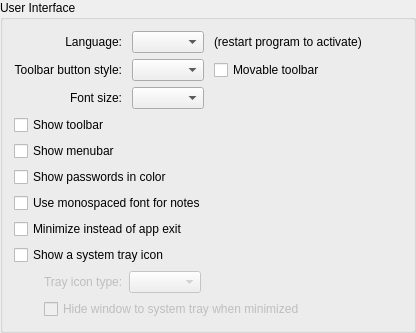
            <widget class="QGroupBox" name="generalGroup">
             <property name="title">
              <string>User Interface</string>
             </property>
             <layout class="QVBoxLayout" name="verticalLayout_7">
              <item>
               <layout class="QGridLayout" name="gridLayout_3">
                <property name="horizontalSpacing">
                 <number>10</number>
                </property>
                <item row="0" column="3">
                 <spacer name="horizontalSpacer_5">
                  <property name="orientation">
                   <enum>Qt::Orientation::Horizontal</enum>
                  </property>
                  <property name="sizeHint" stdset="0">
                   <size>
                    <width>40</width>
                    <height>20</height>
                   </size>
                  </property>
                 </spacer>
                </item>
                <item row="0" column="0">
                 <widget class="QLabel" name="languageLabel_2">
                  <property name="sizePolicy">
                   <sizepolicy hsizetype="Preferred" vsizetype="Preferred">
                    <horstretch>0</horstretch>
                    <verstretch>0</verstretch>
                   </sizepolicy>
                  </property>
                  <property name="text">
                   <string>Language:</string>
                  </property>
                  <property name="alignment">
                   <set>Qt::AlignmentFlag::AlignRight|Qt::AlignmentFlag::AlignTrailing|Qt::AlignmentFlag::AlignVCenter</set>
                  </property>
                  <property name="buddy">
                   <cstring>languageComboBox</cstring>
                  </property>
                 </widget>
                </item>
                <item row="1" column="2">
                 <widget class="QCheckBox" name="toolbarMovableCheckBox">
                  <property name="enabled">
                   <bool>true</bool>
                  </property>
                  <property name="sizePolicy">
                   <sizepolicy hsizetype="Minimum" vsizetype="Fixed">
                    <horstretch>0</horstretch>
                    <verstretch>0</verstretch>
                   </sizepolicy>
                  </property>
                  <property name="text">
                   <string>Movable toolbar</string>
                  </property>
                 </widget>
                </item>
                <item row="1" column="1">
                 <widget class="QComboBox" name="toolButtonStyleComboBox">
                  <property name="sizePolicy">
                   <sizepolicy hsizetype="Minimum" vsizetype="Fixed">
                    <horstretch>0</horstretch>
                    <verstretch>0</verstretch>
                   </sizepolicy>
                  </property>
                  <property name="focusPolicy">
                   <enum>Qt::FocusPolicy::StrongFocus</enum>
                  </property>
                  <property name="accessibleName">
                   <string>Toolbar button style</string>
                  </property>
                  <property name="sizeAdjustPolicy">
                   <enum>QComboBox::SizeAdjustPolicy::AdjustToContents</enum>
                  </property>
                 </widget>
                </item>
                <item row="0" column="1">
                 <widget class="QComboBox" name="languageComboBox">
                  <property name="sizePolicy">
                   <sizepolicy hsizetype="Minimum" vsizetype="Fixed">
                    <horstretch>0</horstretch>
                    <verstretch>0</verstretch>
                   </sizepolicy>
                  </property>
                  <property name="focusPolicy">
                   <enum>Qt::FocusPolicy::StrongFocus</enum>
                  </property>
                  <property name="accessibleName">
                   <string>Language selection</string>
                  </property>
                  <property name="sizeAdjustPolicy">
                   <enum>QComboBox::SizeAdjustPolicy::AdjustToContents</enum>
                  </property>
                 </widget>
                </item>
                <item row="1" column="0">
                 <widget class="QLabel" name="toolButtonStyleLabel">
                  <property name="enabled">
                   <bool>true</bool>
                  </property>
                  <property name="sizePolicy">
                   <sizepolicy hsizetype="Preferred" vsizetype="Fixed">
                    <horstretch>0</horstretch>
                    <verstretch>0</verstretch>
                   </sizepolicy>
                  </property>
                  <property name="text">
                   <string>Toolbar button style:</string>
                  </property>
                  <property name="alignment">
                   <set>Qt::AlignmentFlag::AlignRight|Qt::AlignmentFlag::AlignTrailing|Qt::AlignmentFlag::AlignVCenter</set>
                  </property>
                  <property name="buddy">
                   <cstring>toolButtonStyleComboBox</cstring>
                  </property>
                 </widget>
                </item>
                <item row="0" column="2">
                 <widget class="QLabel" name="languageLabel_3">
                  <property name="text">
                   <string>(restart program to activate)</string>
                  </property>
                 </widget>
                </item>
                <item row="2" column="0">
                 <widget class="QLabel" name="fontSizeLabel">
                  <property name="text">
                   <string>Font size:</string>
                  </property>
                  <property name="alignment">
                   <set>Qt::AlignmentFlag::AlignRight|Qt::AlignmentFlag::AlignTrailing|Qt::AlignmentFlag::AlignVCenter</set>
                  </property>
                  <property name="buddy">
                   <cstring>fontSizeComboBox</cstring>
                  </property>
                 </widget>
                </item>
                <item row="2" column="1">
                 <widget class="QComboBox" name="fontSizeComboBox">
                  <property name="focusPolicy">
                   <enum>Qt::FocusPolicy::StrongFocus</enum>
                  </property>
                  <property name="accessibleName">
                   <string>Font size selection</string>
                  </property>
                  <property name="sizeAdjustPolicy">
                   <enum>QComboBox::SizeAdjustPolicy::AdjustToContents</enum>
                  </property>
                 </widget>
                </item>
               </layout>
              </item>
              <item>
               <widget class="QCheckBox" name="toolbarShowCheckBox">
                <property name="text">
                 <string>Show toolbar</string>
                </property>
               </widget>
              </item>
              <item>
               <widget class="QCheckBox" name="menubarShowCheckBox">
                <property name="toolTip">
                 <string>Show the menu bar by pressing the Alt key</string>
                </property>
                <property name="text">
                 <string>Show menubar</string>
                </property>
               </widget>
              </item>
              <item>
               <widget class="QCheckBox" name="colorPasswordsCheckBox">
                <property name="text">
                 <string>Show passwords in color</string>
                </property>
               </widget>
              </item>
              <item>
               <widget class="QCheckBox" name="monospaceNotesCheckBox">
                <property name="text">
                 <string>Use monospaced font for notes</string>
                </property>
               </widget>
              </item>
              <item>
               <widget class="QCheckBox" name="minimizeOnCloseCheckBox">
                <property name="text">
                 <string>Minimize instead of app exit</string>
                </property>
               </widget>
              </item>
              <item>
               <widget class="QCheckBox" name="systrayShowCheckBox">
                <property name="text">
                 <string>Show a system tray icon</string>
                </property>
               </widget>
              </item>
              <item>
               <layout class="QGridLayout" name="gridLayout_2">
                <property name="sizeConstraint">
                 <enum>QLayout::SizeConstraint::SetMaximumSize</enum>
                </property>
                <property name="spacing">
                 <number>0</number>
                </property>
                <item row="0" column="0">
                 <spacer name="horizontalSpacer_3">
                  <property name="orientation">
                   <enum>Qt::Orientation::Horizontal</enum>
                  </property>
                  <property name="sizeType">
                   <enum>QSizePolicy::Policy::Fixed</enum>
                  </property>
                  <property name="sizeHint" stdset="0">
                   <size>
                    <width>30</width>
                    <height>20</height>
                   </size>
                  </property>
                 </spacer>
                </item>
                <item row="0" column="3">
                 <widget class="QComboBox" name="trayIconAppearance">
                  <property name="enabled">
                   <bool>false</bool>
                  </property>
                  <property name="sizePolicy">
                   <sizepolicy hsizetype="Minimum" vsizetype="Fixed">
                    <horstretch>0</horstretch>
                    <verstretch>0</verstretch>
                   </sizepolicy>
                  </property>
                  <property name="focusPolicy">
                   <enum>Qt::FocusPolicy::StrongFocus</enum>
                  </property>
                  <property name="accessibleName">
                   <string>Tray icon type</string>
                  </property>
                  <property name="sizeAdjustPolicy">
                   <enum>QComboBox::SizeAdjustPolicy::AdjustToContents</enum>
                  </property>
                 </widget>
                </item>
                <item row="0" column="1">
                 <widget class="QLabel" name="trayIconAppearanceLabel">
                  <property name="enabled">
                   <bool>false</bool>
                  </property>
                  <property name="text">
                   <string>Tray icon type:</string>
                  </property>
                  <property name="buddy">
                   <cstring>trayIconAppearance</cstring>
                  </property>
                 </widget>
                </item>
                <item row="0" column="4">
                 <spacer name="horizontalSpacer_4">
                  <property name="orientation">
                   <enum>Qt::Orientation::Horizontal</enum>
                  </property>
                  <property name="sizeHint" stdset="0">
                   <size>
                    <width>40</width>
                    <height>20</height>
                   </size>
                  </property>
                 </spacer>
                </item>
                <item row="0" column="2">
                 <spacer name="verticalSpacer_6">
                  <property name="orientation">
                   <enum>Qt::Orientation::Horizontal</enum>
                  </property>
                  <property name="sizeType">
                   <enum>QSizePolicy::Policy::Fixed</enum>
                  </property>
                  <property name="sizeHint" stdset="0">
                   <size>
                    <width>6</width>
                    <height>0</height>
                   </size>
                  </property>
                 </spacer>
                </item>
               </layout>
              </item>
              <item>
               <widget class="QWidget" name="systraySettings" native="true">
                <layout class="QVBoxLayout" name="systrayLayout">
                 <property name="leftMargin">
                  <number>0</number>
                 </property>
                 <property name="topMargin">
                  <number>0</number>
                 </property>
                 <property name="rightMargin">
                  <number>0</number>
                 </property>
                 <property name="bottomMargin">
                  <number>0</number>
                 </property>
                 <item>
                  <layout class="QHBoxLayout" name="horizontalLayout_2">
                   <property name="spacing">
                    <number>0</number>
                   </property>
                   <property name="sizeConstraint">
                    <enum>QLayout::SizeConstraint::SetMaximumSize</enum>
                   </property>
                   <item>
                    <spacer name="horizontalSpacer">
                     <property name="orientation">
                      <enum>Qt::Orientation::Horizontal</enum>
                     </property>
                     <property name="sizeType">
                      <enum>QSizePolicy::Policy::Fixed</enum>
                     </property>
                     <property name="sizeHint" stdset="0">
                      <size>
                       <width>30</width>
                       <height>20</height>
                      </size>
                     </property>
                    </spacer>
                   </item>
                   <item>
                    <widget class="QCheckBox" name="systrayMinimizeToTrayCheckBox">
                     <property name="enabled">
                      <bool>false</bool>
                     </property>
                     <property name="sizePolicy">
                      <sizepolicy hsizetype="Minimum" vsizetype="Fixed">
                       <horstretch>0</horstretch>
                       <verstretch>0</verstretch>
                      </sizepolicy>
                     </property>
                     <property name="text">
                      <string>Hide window to system tray when minimized</string>
                     </property>
                    </widget>
                   </item>
                  </layout>
                 </item>
                </layout>
               </widget>
              </item>
             </layout>
            </widget>
